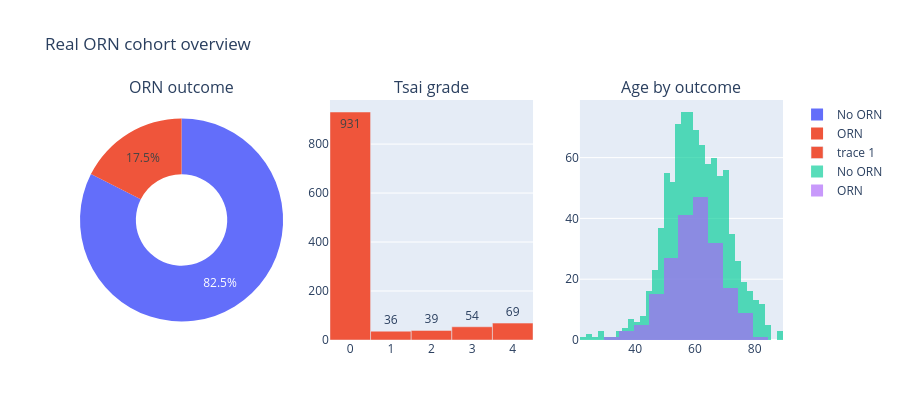
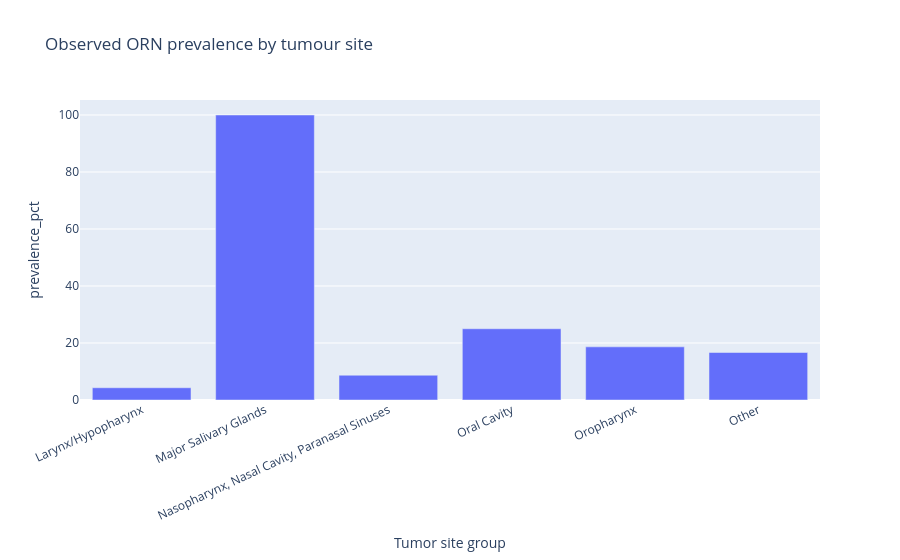

The notebook cell saved with these charts, in order:
### Markdown cell above
## 1. Phase 1 — cohort audit and exploratory analysis

### Code cell
target='ORN status'
y=raw[target].astype(int)
grade_counts=raw['ORN Grade (Tsai)'].value_counts().sort_index()
audit=pd.DataFrame({'dtype':raw.dtypes.astype(str),'missing_n':raw.isna().sum(),'unique_n':raw.nunique()})
display(audit)
print(f"ORN incidence: {y.sum()}/{len(y)} = {y.mean():.1%}")
print("Grade counts:", grade_counts.to_dict())
fig=make_subplots(rows=1,cols=3,specs=[[{'type':'domain'},{'type':'xy'},{'type':'xy'}]],
                  subplot_titles=['ORN outcome','Tsai grade','Age by outcome'])
fig.add_trace(go.Pie(labels=['No ORN','ORN'],values=[(y==0).sum(),(y==1).sum()],hole=.45),1,1)
fig.add_trace(go.Bar(x=grade_counts.index.astype(str),y=grade_counts.values,text=grade_counts.values,textposition='auto'),1,2)
for k,label in [(0,'No ORN'),(1,'ORN')]:
    fig.add_trace(go.Histogram(x=raw.loc[y==k,'Age'],name=label,opacity=.65),1,3)
fig.update_layout(height=420,barmode='overlay',title='Real ORN cohort overview'); fig.show()
site=raw.groupby('Tumor site group')['ORN status'].agg(['count','sum','mean']).reset_index()
site['prevalence_pct']=100*site['mean']
display(site.sort_values('prevalence_pct',ascending=False))
px.bar(site,x='Tumor site group',y='prevalence_pct',hover_data=['count','sum'],
       title='Observed ORN prevalence by tumour site').update_layout(xaxis_tickangle=-25).show()

### Figure 1 — Plotly figure (JSON) as saved in the notebook; plotly's stock layout.template omitted (floating-point values rounded to 4 significant figures; data arrays with more than 128 entries replaced by an {"elided": "..."} marker saying what was removed)
{"data": [{"domain": {"x": [0, 0.2889], "y": [0, 1]}, "hole": 0.45, "labels": ["No ORN", "ORN"], "type": "pie", "values": [931, 198]}, {"text": [931.0, 36.0, 39.0, 54.0, 69.0], "textposition": "auto", "type": "bar", "x": ["0", "1", "2", "3", "4"], "xaxis": "x", "y": [931, 36, 39, 54, 69], "yaxis": "y"}, {"name": "No ORN", "opacity": 0.65, "type": "histogram", "x": {"elided": "931 int values"}, "xaxis": "x2", "yaxis": "y2"}, {"name": "ORN", "opacity": 0.65, "type": "histogram", "x": {"elided": "198 int values"}, "xaxis": "x2", "yaxis": "y2"}], "layout": {"annotations": [{"font": {"size": 16}, "showarrow": false, "text": "ORN outcome", "x": 0.1444, "xanchor": "center", "xref": "paper", "y": 1, "yanchor": "bottom", "yref": "paper"}, {"font": {"size": 16}, "showarrow": false, "text": "Tsai grade", "x": 0.5, "xanchor": "center", "xref": "paper", "y": 1, "yanchor": "bottom", "yref": "paper"}, {"font": {"size": 16}, "showarrow": false, "text": "Age by outcome", "x": 0.8556, "xanchor": "center", "xref": "paper", "y": 1, "yanchor": "bottom", "yref": "paper"}], "barmode": "overlay", "height": 420, "title": {"text": "Real ORN cohort overview"}, "xaxis": {"anchor": "y", "domain": [0.3556, 0.6444]}, "xaxis2": {"anchor": "y2", "domain": [0.7111, 1]}, "yaxis": {"anchor": "x", "domain": [0, 1]}, "yaxis2": {"anchor": "x2", "domain": [0, 1]}}}

### Figure 2 — Plotly figure (JSON) as saved in the notebook; plotly's stock layout.template omitted (floating-point values rounded to 4 significant figures)
{"data": [{"customdata": [[163, 7], [1, 1], [23, 2], [196, 49], [740, 138], [6, 1]], "hovertemplate": "Tumor site group=%{x}<br>prevalence_pct=%{y}<br>count=%{customdata[0]}<br>sum=%{customdata[1]}<extra></extra>", "legendgroup": "", "marker": {"color": "#636efa", "pattern": {"shape": ""}}, "name": "", "orientation": "v", "showlegend": false, "textposition": "auto", "type": "bar", "x": ["Larynx/Hypopharynx", "Major Salivary Glands", "Nasopharynx, Nasal Cavity, Paranasal Sinuses", "Oral Cavity", "Oropharynx", "Other"], "xaxis": "x", "y": [4.294, 100.0, 8.696, 25.0, 18.65, 16.67], "yaxis": "y"}], "layout": {"barmode": "relative", "legend": {"tracegroupgap": 0}, "title": {"text": "Observed ORN prevalence by tumour site"}, "xaxis": {"anchor": "y", "domain": [0, 1], "tickangle": -25, "title": {"text": "Tumor site group"}}, "yaxis": {"anchor": "x", "domain": [0, 1], "title": {"text": "prevalence_pct"}}}}
